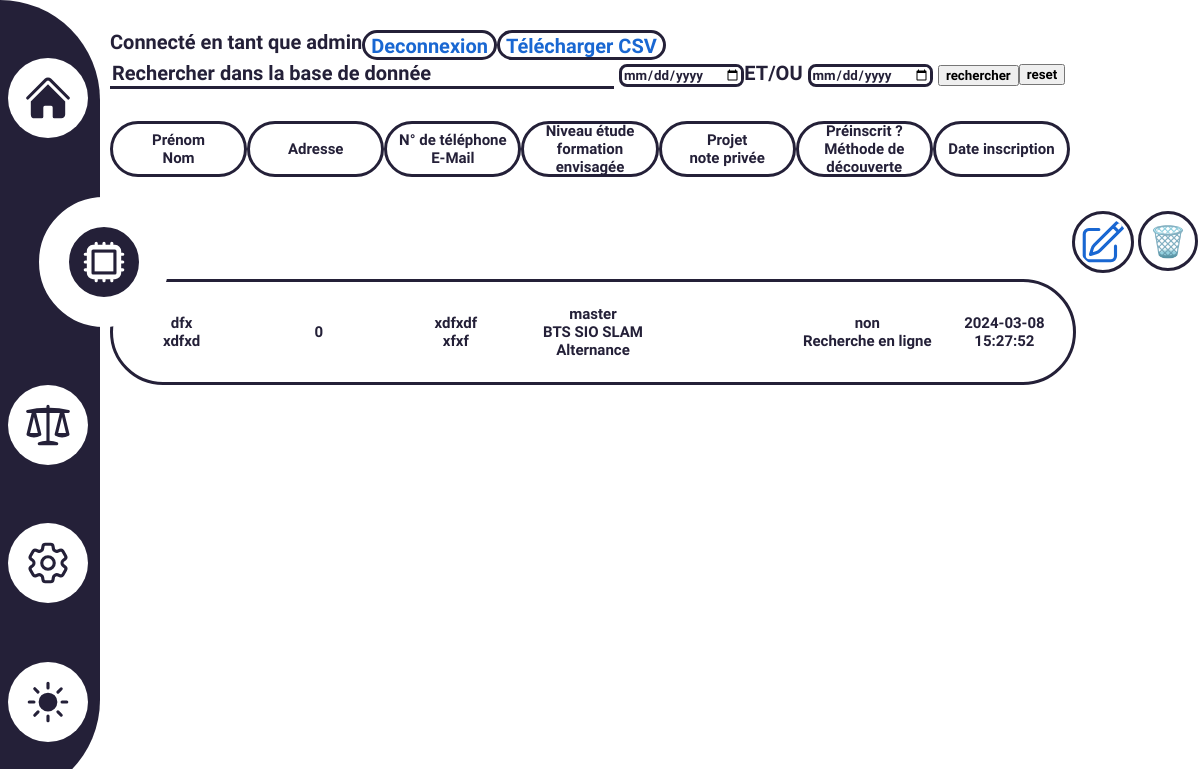
The page /admin.php (signed in) on the database its author committed.
### tables this page shows
CREATE TABLE IF NOT EXISTS `prospect` (
  `id_prospect` int NOT NULL AUTO_INCREMENT,
  `prenom` varchar(50) NOT NULL,
  `nom` varchar(50) NOT NULL,
  `email` varchar(100) NOT NULL,
  `tel` varchar(10) NOT NULL,
  `adresse` varchar(100) NOT NULL,
  `ville` varchar(50) NOT NULL,
  `code_postal` int NOT NULL,
  `formation` varchar(50) NOT NULL,
  `formation_option` varchar(50) NOT NULL,
  `formation_alternance` int NOT NULL,
  `projet` text NOT NULL,
  `note_prive` text NOT NULL,
  `pre_inscrit` tinyint(1) NOT NULL,
  `niveau_etude` varchar(20) NOT NULL,
  `decouverte_IIA` varchar(100) NOT NULL,
  `heure_enregistrement` datetime NOT NULL,
  PRIMARY KEY (`id_prospect`)
);

CREATE TABLE IF NOT EXISTS `niveau_etude` (
  `id_niveau` int NOT NULL AUTO_INCREMENT,
  `RNCP` varchar(20) NOT NULL,
  `equivalent` varchar(10) NOT NULL,
  PRIMARY KEY (`id_niveau`)
);

### admin.php (the view, shortened to what this page needs)
 <?php
require_once('base_donnee.php');
$tableau=1;
$keywords = "";
$date1 = "";
$date2 = "";
?>
<!DOCTYPE html>
<html lang="en">
<head>
    <link rel="stylesheet" href="<?php echo $_SESSION['Mode'] ?>.css">
</head>
<body class="admin_page">
    <div class="nav_hitbox">
<nav>
        <div class="nav_container">
            <a href="Home.php">
                <div class="button">
                </div>
            </a>
             </div>
        <div>
            <div class="button_active">
            </div>
        </div>
        <div class="nav_container">
            <a href="MentionsLegales.php">
                <div class="button">
                </div>
            </a>
        </div>
        <div class="nav_container">
            <a href="reglage.php">
                <div class="button">
                </div>
            </a>
        </div>
        <div class="nav_container">
            <a href="configuration.php">
                <div class="button">
                </div>
            </a>
        </div>
    </nav>
    </div>
    <div class="content_admin">
    <div class="head_admin">
    <div class="head_admin_container">
    <?php echo 'Connecté en tant que'. ' ' . htmlentities($_SESSION['utilisateur']); ?>
        <form action="deconnexion.php" method="post">
            <input type="submit" name="deconnecter" class="disconnect_button" value="Deconnexion" />
        </form>
        <form method="post">
            <input type="submit" class="disconnect_button" name="download_csv" value="Télécharger CSV">
        </form>
    </div>
    <div class="head_admin_container">
        <form action="<?php echo htmlspecialchars($_SERVER["PHP_SELF"]); ?>" method="get" name="search">
            <input type="text" name="keywords" value="<?php echo $keywords;?>" placeholder="Rechercher dans la base de donnée">
            <input type="date" name="date1" value="<?php echo $date1;?>" placeholder="Rechercher une date supérieur à ">ET/OU
            <input type="date" name="date2" value="<?php echo $date2;?>" placeholder="Rechercher une date inférieur à ">
            <input type="submit" name="valider" value="rechercher" >
        </form>
        <form action="<?php echo htmlspecialchars($_SERVER["PHP_SELF"]); ?>" method="get" name="reset">
            <input type="submit" name="1" value="reset" >
        </form>
    </div>
    </div>
    <div class="line_table index">
    <div class="content_line"><span>Prénom</span><span>Nom</span></div>
    <div class="content_line"><span>Adresse</span></div>
    <div class="content_line"><span>N° de téléphone</span><span>E-Mail</span></div>
    <div class="content_line"><span>Niveau étude</span><span>formation envisagée</span></div>
    <div class="content_line"><span>Projet</span><span>note privée</span></div>
    <div class="content_line"><span>Préinscrit ?</span><span>Méthode de découverte</span></div>
    <div class="content_line"><span>Date inscription</span></div>
    </div>
        <div class="all_table">
            <?php
            if($tableau==1){
                $sql='SELECT * FROM prospect,niveau_etude WHERE prospect.niveau_etude=niveau_etude.equivalent ORDER BY id_prospect';
                $temp=$pdo->prepare($sql);
                $temp->execute();
                while ($resultats = $temp -> fetch()){ ?>
                    <div class="table_container">
                        <div class="button_table">
                    <?php echo '<a href="modification.php?id=' . $resultats['id_prospect'] . '"><svg xmlns="http://www.w3.org/2000/svg" fill="none" viewBox="0 0 24 24" stroke-width="1.5" stroke="currentColor" class="w-6 h-6">' ?>
                        </svg>
                        </a>
                        <form action="admin.php" method="post">
                            <input type="submit" class="delete-btn" value="🗑️">
                        </form>
                    </div>
                    <?php echo '<div class="line_table">
                        <div class="content_line"><div>' . $resultats['prenom'] .'</div><div>'. $resultats['nom'] . '</div></div>
                        <div class="content_line"><div>' . $resultats['adresse'] .'</div><div>'. $resultats['code_postal'] .' '. $resultats['ville'] . '</div></div>
                        <div class="content_line"><div>' . $resultats['tel'] .'</div><div>'. $resultats['email'] . '</div></div>
                        <div class="content_line"><div>' . $resultats['equivalent'] .'</div><div>'. $resultats['formation'] .' '.$resultats['formation_option'].' ';
                        if ($resultats['formation_alternance'] == 1) {
                            echo 'Alternance';
                        }elseif ($resultats['formation_alternance'] == -1) {
                            echo 'Initial';
                        }else {
                            echo 'Ne sait pas';
                        }
                        echo  '</div></div>
                        <div class="content_line"><div>' . $resultats['projet'] .'</div><div>'. $resultats['note_prive'] . '</div></div>
                        <div class="content_line">';if ($resultats['pre_inscrit']== '1') {
                            echo '<div>oui</div>';
                        } else{
                            echo '<div>non</div>';
                        };
                        echo '<div>'.$resultats['decouverte_IIA'] .'</div></div>
                        <div class="content_line">'.$resultats['heure_enregistrement'].'</div>
                    </div>
                    </div>';
                }
             } ?>
    </div>
</body>
</html>

### jour.css (style rules this page uses)
* { margin:0; font-family: 'Dosis', sans-serif; font-weight: 700; --background-color:#Fff; --secondary-color:#242038; --third-color:rgb(25,103,210); }
body { background-color: var(--background-color); }
.nav_hitbox { position: fixed; width: 150px; height: 100vh; float: left; }
nav { transform: translateX(-80%); position: fixed; float: left; display: flex; justify-content: space-evenly; flex-direction: column; width:100px; height:100vh; background-color: var(--secondary-color); border-top-right-radius:100px ; border-bottom-right-radius: 100px; transition: 0.5s; }
.button_active { display: flex; justify-content: center; align-items: center; transform: translateX(30%); width: 130px; height: 130px; border-radius:100% ; background-color: var(--secondary-color); box-sizing: border-box; border: var(--background-color) 30px solid; }
.button_active svg { color:var(--background-color); }
.button svg { color:var(--secondary-color); }
.button { display: flex; justify-content: center; align-items: center; transform: translateX(10%); width: 80px; height: 80px; border-radius:100% ; background-color: var(--background-color); transition: 1s; }
.nav_container { width:150%; }
svg { width: 50px; height: 50px; }
.admin_page { height:auto; overflow: hidden; }
.all_table { max-height:70vh; overflow-y: auto; overflow-x: hidden; }
.line_table { display:flex; flex-direction: row; align-items: center; border:3px solid var(--secondary-color); border-radius:100px; margin-bottom:10px; margin-top:10px; width: 80vw; height:100px; }
.index { border:none; }
.index .content_line { background-color: var(--background-color); height:50%; border:3px solid var(--secondary-color); border-radius: 100px; }
.content_line { display: flex; flex-direction: column; justify-content: center; width:calc(100%/6); text-align: center; font-size: 15px; }
.content_admin { margin-left:110px; height:auto; color:var(--secondary-color); }
.button_table { display: flex; flex-direction: row; float:right; }
.button_table a svg, .delete-btn { cursor:pointer; color:var(--third-color); border:3px solid var(--secondary-color); border-radius: 100%; width:50px; height:50px; font-size: 30px; padding: 3px; margin:2px; }
.delete-btn { width: 60px; height: 60px; background-color: var(--background-color); }
.disconnect_button { font-size:20px; cursor: pointer; border:3px solid var(--secondary-color); border-radius: 100px; width:auto; height:30px; background-color: var(--background-color); color: var(--third-color); transition: 0.5s; }
.head_admin { font-size:20px; padding-top: 30px; width:90%; display: flex; flex-direction: column; justify-content: space-between; }
.head_admin_container { display: flex; flex-direction: row; }
.head_admin_container input[type="text"] { appearance: none; background-color: var(--background-color); border:none; border-bottom:3px solid var(--secondary-color); color:var(--secondary-color); width: 500px; font-size: 20px; }
.head_admin_container input[type="text"]::placeholder { color:var(--secondary-color); }
.head_admin_container input[type="date"] { background-color: var(--background-color); border: none; border:3px solid var(--secondary-color); border-radius: 8px; color:var(--secondary-color); }

### rows shown on the page
prospect: prenom "dfx", nom "xdfxd", code_postal "0", tel "xdfxdf", email "xfxf", niveau_etude.equivalent "master", formation "BTS SIO", formation_option "SLAM", formation_alternance "Alternance", pre_inscrit "non", decouverte_IIA "Recherche en ligne", heure_enregistrement "2024-03-08 15:27:52"

### other values the page prints
$_SESSION['utilisateur'] "admin"
